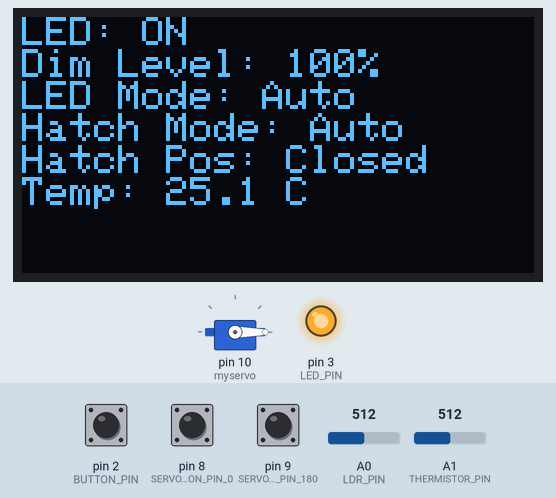
The sketch below on a simulated Arduino Uno, built with avr-gcc and run on an emulated ATmega328P. Shown: servo, 128×64 one-colour display, output pins drawn as LEDs (lit = HIGH). Inputs (shaded band) come from the test bench; at power-on: A1 (THERMISTOR_PIN) = 512, pin 2 (BUTTON_PIN) HIGH, pin 8 (SERVO_BUTTON_PIN_0) HIGH, A0 (LDR_PIN) = 512, pin 9 (SERVO_BUTTON_PIN_180) HIGH. What the sketch prints to the serial monitor is not drawn.

Above: at 1.2 s.
1.3 s: A1 (THERMISTOR_PIN) set to 480
At 1.7 s:
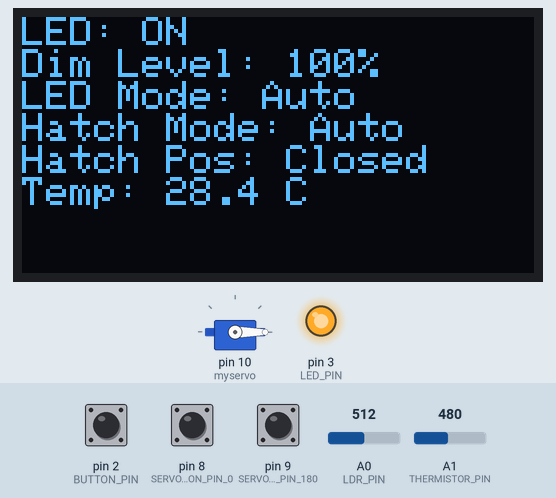
2.9 s: A1 (THERMISTOR_PIN) set to 456
At 4.1 s:
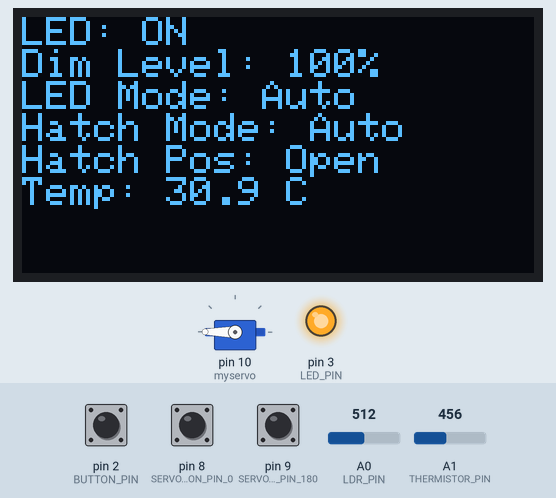
4.5 s: pin 2 (BUTTON_PIN) pulled LOW for 0.15 s
At 5.4 s:
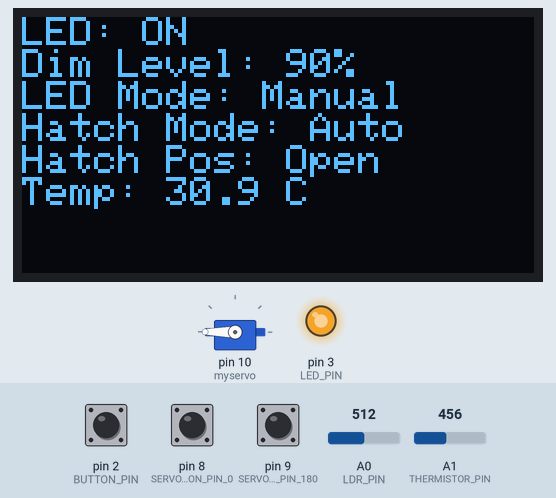
6.2 s: pin 8 (SERVO_BUTTON_PIN_0) pulled LOW for 0.15 s
At 7.2 s:
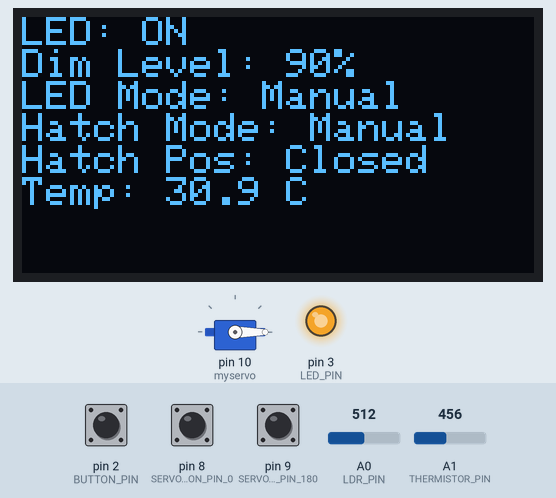
7.8 s: pin 2 (BUTTON_PIN) pulled LOW for 1 s
At 8.8 s:
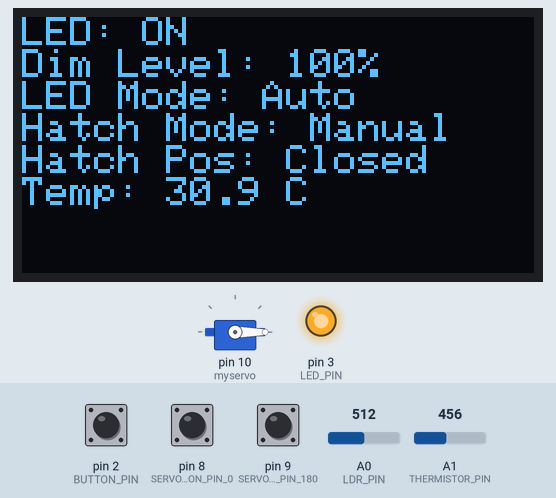
10.3 s: A0 (LDR_PIN) set to 214
13.3 s: A0 (LDR_PIN) set to 190
At 13.7 s:
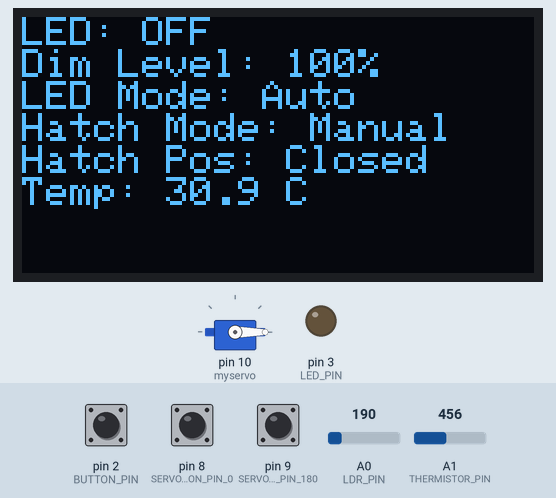
Timing chart, 0 to 15.9 s (numbered marks = the images above; inputs shaded):
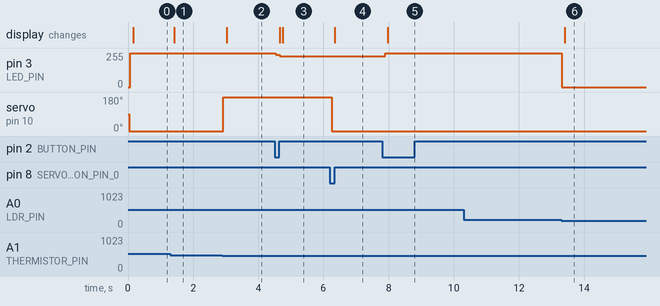

The sketch:

Arduino_Uno_Greenhouse.ino
```cpp
#include <Wire.h>
#include <Adafruit_GFX.h>
#include <Adafruit_SSD1306.h>
#include <Servo.h>

#define LDR_PIN A0
#define LED_PIN 3
#define BUTTON_PIN 2
#define OLED_I2C_ADDR 0x3C
#define SCREEN_WIDTH 128
#define SCREEN_HEIGHT 64
#define THERMISTOR_PIN A1
#define SERVO_BUTTON_PIN_0 8
#define SERVO_BUTTON_PIN_180 9
#define SERVO_MOVE_DELAY 2000  // 2 seconds delay

Adafruit_SSD1306 display(SCREEN_WIDTH, SCREEN_HEIGHT, &Wire, -1);
Servo myservo;

bool ledState = false;
int ledBrightness = 255;
bool lastButtonState = false;
bool manualMode = false;
bool manualServoMode = false;
int servoPos = 0;
bool lastServoButtonState0 = false;
bool lastServoButtonState180 = false;
unsigned long lastServoMoveTime = 0;
unsigned long buttonPressTime = 0;

void setup() {
  pinMode(LED_PIN, OUTPUT);
  pinMode(BUTTON_PIN, INPUT_PULLUP);
  pinMode(SERVO_BUTTON_PIN_0, INPUT_PULLUP);
  pinMode(SERVO_BUTTON_PIN_180, INPUT_PULLUP);

  myservo.attach(10);

  if (!display.begin(SSD1306_SWITCHCAPVCC, OLED_I2C_ADDR)) {
    Serial.begin(9600);
    Serial.println(F("SSD1306 allocation failed"));
    for(;;);  // Infinite loop if display fails
  }
  display.clearDisplay();
  Serial.begin(9600);
  Serial.println(F("Setup completed"));

  float temp = readTemperature();
  if (temp <= 30) {
    myservo.write(0);  // Set the initial servo position to 0
    servoPos = 0;
  } else {
    myservo.write(180);  // Set the initial servo position to 180 if the temperature is above 30 degrees
    servoPos = 180;
  }
}

void loop() {
  int ldrValue = analogRead(LDR_PIN);
  Serial.print("LDR Value: ");
  Serial.println(ldrValue);

  bool currentButtonState = digitalRead(BUTTON_PIN) == LOW;

  if (currentButtonState && !lastButtonState) {
    delay(20);  // Delay
    manualMode = !manualMode;
    Serial.print("Manual Mode: ");
    Serial.println(manualMode ? "ON" : "OFF");
    if (manualMode) {
        ledState = !ledState;
        if (ledState && ledBrightness <= 10) ledBrightness = 255;  // Reset brightness if switching to ON in manual mode
    } else {
        ledState = (ldrValue >= 200);
        ledBrightness = 255;  // Reset brightness when switching to auto mode
    }
  }

  if (manualMode && currentButtonState) {
    unsigned long pressDuration = millis() - buttonPressTime;
    ledBrightness = max(10, 255 - constrain(pressDuration / 10, 0, 245));  // Ensure minimum brightness is 10
    ledState = true;
  } else {
    buttonPressTime = millis();
  }
  lastButtonState = currentButtonState;

  if (!manualMode) {
    ledState = (ldrValue >= 200);
  }

  // Servo button logic for 0 (Closed) position
  bool currentServoButtonState0 = digitalRead(SERVO_BUTTON_PIN_0) == LOW;
  if (currentServoButtonState0 && !lastServoButtonState0) {
    delay(20);  // Delay
    if (!digitalRead(SERVO_BUTTON_PIN_0)) {
      manualServoMode = !manualServoMode;
      Serial.print("Manual Servo Mode (0): ");
      Serial.println(manualServoMode ? "ON" : "OFF");
      if (manualServoMode) {
        myservo.write(0);
        servoPos = 0;
      }
    }
  }
  lastServoButtonState0 = currentServoButtonState0;

  // Servo button logic for 180 (Open) position
  bool currentServoButtonState180 = digitalRead(SERVO_BUTTON_PIN_180) == LOW;
  if (currentServoButtonState180 && !lastServoButtonState180) {
    delay(20);  // Delay
    if (!digitalRead(SERVO_BUTTON_PIN_180)) {
      manualServoMode = !manualServoMode;
      Serial.print("Manual Servo Mode (180): ");
      Serial.println(manualServoMode ? "ON" : "OFF");
      if (manualServoMode) {
        myservo.write(180);
        servoPos = 180;
      }
    }
  }
  lastServoButtonState180 = currentServoButtonState180;

  if (!manualServoMode) {
    float temp = readTemperature();
    unsigned long currentMillis = millis();
    if ((currentMillis - lastServoMoveTime) >= SERVO_MOVE_DELAY) {
      if (temp > 30 && servoPos != 180) {
        myservo.write(180);
        servoPos = 180;
        lastServoMoveTime = currentMillis;
      } else if (temp <= 30 && servoPos != 0) {
        myservo.write(0);
        servoPos = 0;
        lastServoMoveTime = currentMillis;
      }
    }
  }

  analogWrite(LED_PIN, ledState ? ledBrightness : 0);
  displayStatus();
}

float readTemperature() {
  int Vo = analogRead(THERMISTOR_PIN);

  float R1 = 10000;
  float logR2, R2, T;
  float c1 = 1.009249522e-03, c2 = 2.378405444e-04, c3 = 2.019202697e-07;

  R2 = R1 / ((1023.0 / (float)Vo) - 1.0);
  logR2 = log(R2);
  T = (1.0 / (c1 + c2*logR2 + c3*logR2*logR2*logR2));

  T = T - 273.15 + 0.5;  // Temperature calibration

  Serial.print("Calculated Temperature: ");
  Serial.println(T);

  return T;
}

void displayStatus() {
  float temp = readTemperature();
  int brightnessPercentage = (ledBrightness * 100) / 255;

  Serial.print("LED Brightness Percentage: ");
  Serial.println(brightnessPercentage);

  display.clearDisplay();
  display.setTextSize(1);
  display.setTextColor(SSD1306_WHITE);
  display.setCursor(0, 0);

  display.println(ledState ? "LED: ON" : "LED: OFF");
  display.print("Dim Level: ");
  display.print(brightnessPercentage);
  display.println("%");
  display.println(manualMode ? "LED Mode: Manual" : "LED Mode: Auto");
  display.println(manualServoMode ? "Hatch Mode: Manual" : "Hatch Mode: Auto");
  display.print("Hatch Pos: ");
  display.println(servoPos == 0 ? "Closed" : "Open");
  display.print("Temp: ");
  display.print(temp, 1);
  display.println(" C");

  display.display();
}
```

Measured:
- the behaviour switches between 465 and 464 on A1 (THERMISTOR_PIN) (found by bisection; images 1 and 2)
- the behaviour switches between 200 and 199 on A0 (LDR_PIN) (found by bisection; images 5 and 6)
- after the input at 1.3 s, the display: changes after 0.12 s (image 1)
- after the input at 2.9 s, servo on pin 10 (myservo): 0° → 180° at once; the display: changes after 0.12 s (image 2)
- after the input at 4.5 s, pin 3 (LED_PIN): 255/255 → 242/255 at once, → 231/255 0.11 s later; the display: first changes after 0.15 s (image 3 shows a later state)
- after the input at 6.2 s, servo on pin 10 (myservo): 180° → 0° after 0.05 s; the display: changes after 0.14 s (image 4)
- after the input at 7.8 s, pin 3 (LED_PIN): 231/255 → 255/255 after 0.10 s; the display: changes after 0.18 s (image 5)
- after the input at 10.3 s, every drawn part: stays the same
- after the input at 13.3 s, pin 3 (LED_PIN): 255/255 → 0/255 at once; the display: changes after 0.10 s (image 6)
